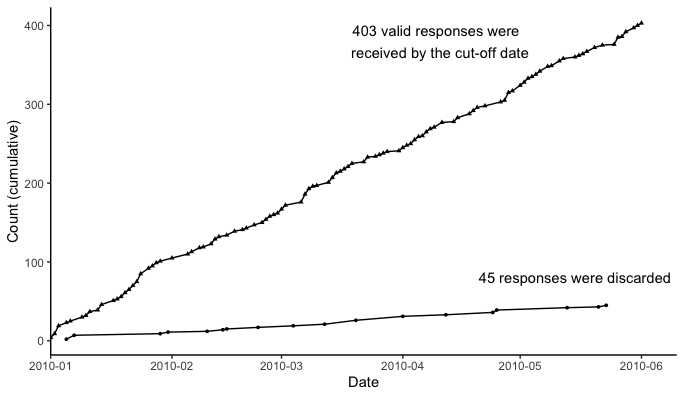

The script that drew this image:
library(tidyverse)
library(ggplot2)

# create df
question_data <- data.frame(
  date = seq(as.Date("2010-01-01"), as.Date("2010-06-01"), by = "days")
) %>%
  slice(rep(1:n(), each = 2)) 
# 1 = received, 2 = discarded
question_data$status <- sample(c(1, 2), replace = TRUE, 
                               size = nrow(question_data), prob = c(0.9, 0.1)) 
question_data$count <- sample(0:5, replace = TRUE, 
                              size = nrow(question_data), prob = c(0.5, (rep(0.1, 5))))

question_data<- question_data  %>%  
  mutate(count = na_if(count, "0")) %>%
  filter(!is.na(count))

question_data<- question_data %>%
  group_by(date, status) %>%
  summarise(count = sum(count)) %>% #so that there is only one rec/disc per date
  pivot_wider(names_from = status, values_from = count) %>%
  rename(received = 2, discarded = 3) 

question_data$cs_rec <- cumsum(coalesce(question_data$received, 0)) + question_data$received*0
question_data$cs_dis <- cumsum(coalesce(question_data$discarded, 0)) + question_data$discarded*0
max(question_data$cs_rec)
max(question_data$cs_dis)
question_data <- pivot_longer(question_data, cols = cs_rec:cs_dis, names_to = "cs_recdis", values_to = "count") 

# create labels for figure
label_text <- data.frame(
  x = c("2010-05-15", "2010-04-10"), 
  y = c(80, 380), 
  label = c("45 responses were discarded", "403 valid responses were \n received by the cut-off date")
)
label_text$x <- lubridate::ymd(label_text$x) 

limit <- c(as.Date("2010-01-01"), as.Date ("2010-06-10")) #x-axis cannot start earlier than first date in data

# plot
p <- ggplot(data = question_data, aes(x = date, y = count, group = cs_recdis)) +
  geom_line(data = question_data[!is.na(question_data$count),]) + 
  geom_point(aes(shape = cs_recdis), size = 1) +
  theme_classic() +
  scale_x_date(date_labels="%Y-%m", limits = limit, 
               expand = c(0, 0), name = "Date") + 
  scale_y_continuous(name = "Count (cumulative)") +
  #scale_shape_discrete(name = "", breaks = c("cs_rec", "cs_dis"), 
  #                        labels = c("Received", "Discarded")) +
  theme(panel.grid.major.x = element_blank(), 
        panel.grid.minor.x = element_blank(),
        legend.position = "none") +
  geom_text(data = label_text, aes(x = x, y = y, label = label),
            inherit.aes = FALSE)
p
